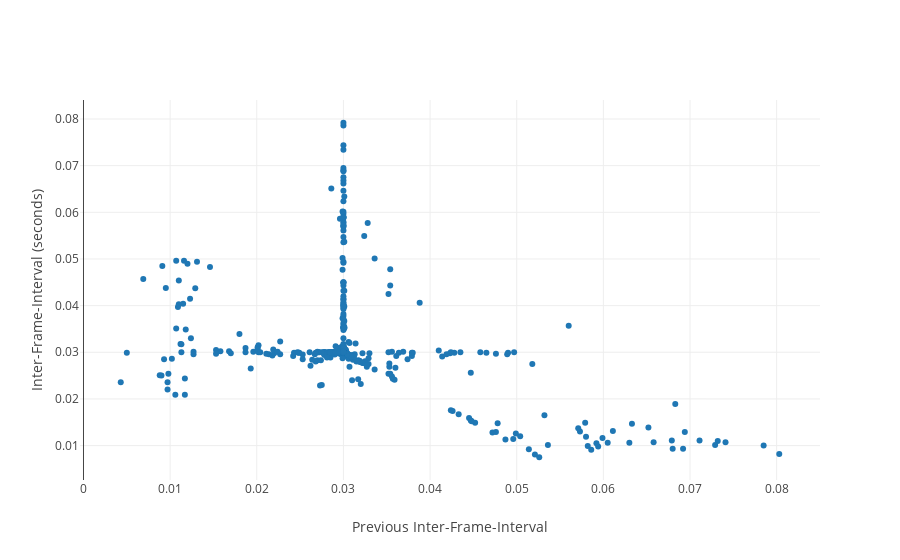

This figure's notebook cell:
### Markdown cell above
Now look at each frame interval versus the previous frame interval. In general, this is called a shot plot. The negative correlation here tells us long frame intervals (y-axis) are preceded by short frame intervals (x-axis). Conversly, short frame intervals (y-axis) are preceded by long frame intervals (x-axis). One interpretation of this is there is no correlation between the delays in successive intervals. A long interval, which is an error, is followed by a short interval whose frame is actually on time but the time since the last frame is shorter (because the previous frame was late). Put another way, this might tell us the errors in frame times are random.

### Code cell
print 'number of frame intervals = ', myFrameDiff.shape[0]

# this assumes we have an even number
interval0 = myFrameDiff[0::2]
interval1 = myFrameDiff[1::2]

fig = {
    'data': [{
        'x': interval0, 
        'y': interval1, 
        'text': '', 
        'mode': 'markers', 
        'name': ''
    }],
    'layout': {
        'xaxis': {'title': 'Previous Inter-Frame-Interval'},
        'yaxis': {'title': "Inter-Frame-Interval (seconds)"}
    }
}

iplot(fig, filename='pandas/multiple-scatter')

### Figure 1 — Plotly figure (JSON) as saved in the notebook; plotly's stock layout.template omitted (floating-point values rounded to 4 significant figures; data arrays with more than 128 entries replaced by an {"elided": "..."} marker saying what was removed)
{"data": [{"mode": "markers", "name": "", "text": "", "x": {"elided": "975 float values"}, "y": {"elided": "975 float values"}}], "layout": {"xaxis": {"title": "Previous Inter-Frame-Interval"}, "yaxis": {"title": "Inter-Frame-Interval (seconds)"}}}
